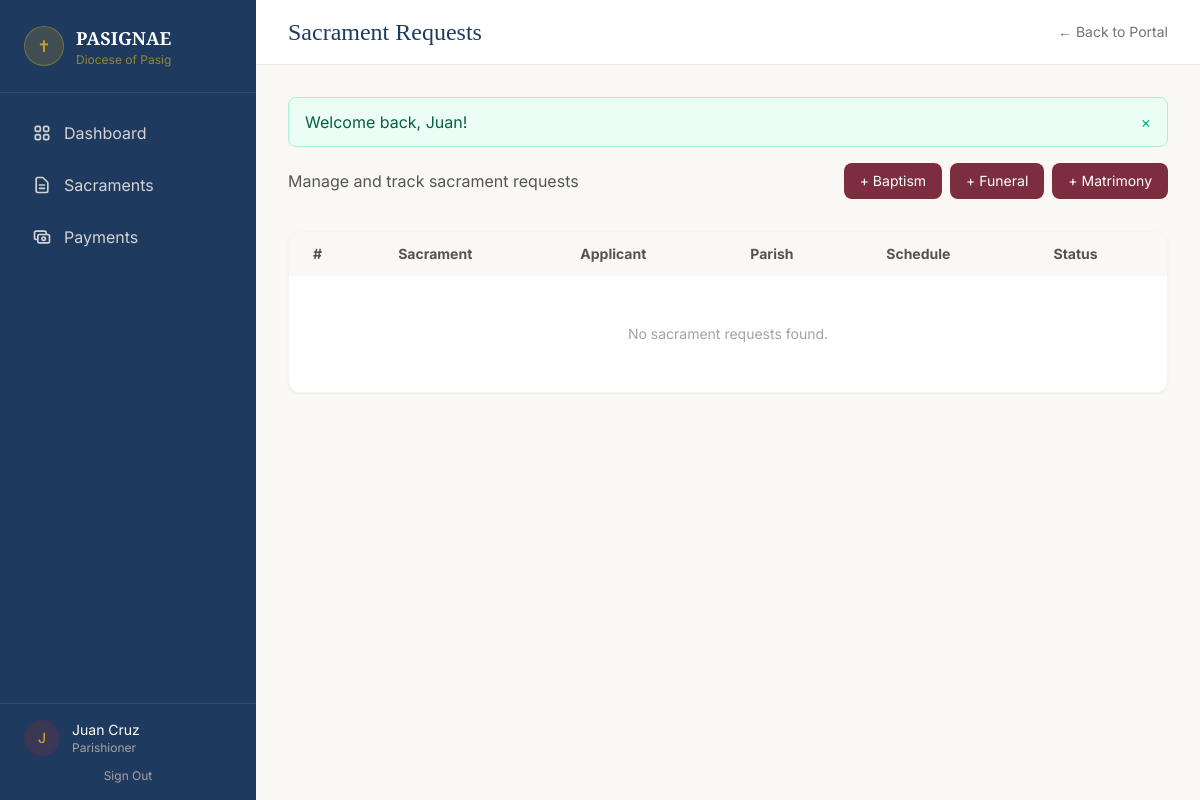
/sacraments (signed in), run on the app's committed database.
### tables this page shows
CREATE TABLE sacrament_types (
    id TINYINT UNSIGNED NOT NULL AUTO_INCREMENT,
    name VARCHAR(50) NOT NULL UNIQUE,
    slug VARCHAR(50) NOT NULL UNIQUE,
    description TEXT DEFAULT NULL,
    fee DECIMAL(10,2) NOT NULL DEFAULT 0.00,
    created_at TIMESTAMP NOT NULL DEFAULT CURRENT_TIMESTAMP,
    PRIMARY KEY (id)
);

### app/Helpers/functions.php (called while the page is built, shortened)
<?php
function config(string $key, mixed $default = null): mixed
{
    static $config = null;
    if ($config === null) {
        $config = require BASE_PATH . '/config/app.php';
    }
    $keys = explode('.', $key);
    $value = $config;
    foreach ($keys as $k) {
        $value = $value[$k];
    }
    return $value;
}
function base_url(string $path = ''): string
{
    $base = rtrim(config('url'), '/');
    $path = ltrim($path, '/');
    return $path ? "{$base}/{$path}" : $base;
}
function view(string $template, array $data = []): void
{
    extract($data);
    $file = VIEW_PATH . '/' . str_replace('.', '/', $template) . '.php';
    require $file;
}
function e(?string $value): string
{
    return htmlspecialchars($value ?? '', ENT_QUOTES, 'UTF-8');
}
function auth(): ?array
{
    return $_SESSION['user'] ?? null;
}
function has_role(string|array $roles): bool
{
    $user = auth();
    $roles = (array) $roles;
    return in_array($user['role_slug'], $roles, true);
}

### app/Controllers/SacramentController.php (called while the page is built, shortened)
<?php
class SacramentController extends Controller
{
    private SacramentRepository $sacraments;
    public function __construct()
    {
        $this->sacraments = new SacramentRepository();
    }
    public function index(): void
    {
        $user = auth();
        $parishId = in_array($user['role_slug'], ['parish_admin', 'parish_staff', 'parish_priest'], true)
            ? (int) $user['parish_id'] : null;
        $userId = $user['role_slug'] === 'parishioner' ? (int) $user['id'] : null;
        view('sacraments.index', [
            'layout' => 'app',
            'title' => 'Sacrament Requests',
            'requests' => $this->sacraments->getRequestsWithDetails($parishId, $userId),
            'types' => $this->sacraments->getTypes(),
        ]);
    }
}

### index.php (called while the page is built, shortened)
<?php
$router = new Router();
$request = new Request();
$router->dispatch($request);

### app/Repositories/SacramentRepository.php (called while the page is built, shortened)
<?php
class SacramentRepository extends BaseRepository
{
    public function getTypes(): array
    {
        return $this->db->query('SELECT * FROM sacrament_types ORDER BY name')->fetchAll();
    }
}

### config/app.php (called while the page is built)
<?php
$appUrl = 'http://localhost/Pasignae';
if (getenv('DDEV_PRIMARY_URL')) {
    $appUrl = rtrim((string) getenv('DDEV_PRIMARY_URL'), '/');
} elseif (!empty($_SERVER['HTTP_HOST'])) {
    $https = (!empty($_SERVER['HTTPS']) && $_SERVER['HTTPS'] !== 'off')
        || (($_SERVER['HTTP_X_FORWARDED_PROTO'] ?? '') === 'https')
        || (($_SERVER['SERVER_PORT'] ?? '') === '443');
    $scriptDir = str_replace('\\', '/', dirname($_SERVER['SCRIPT_NAME'] ?? '/'));
    $basePath = ($scriptDir === '/' || $scriptDir === '.') ? '' : rtrim($scriptDir, '/');
    $appUrl = ($https ? 'https' : 'http') . '://' . $_SERVER['HTTP_HOST'] . $basePath;
}
return [
    'name' => 'PASIGNAE',
    'full_name' => 'Diocese of Pasig Church Web Portal',
    'url' => $appUrl,
    'timezone' => 'Asia/Manila',
    'debug' => true,
    'session' => [
        'name' => 'pasignae_session',
        'lifetime' => 7200,
    ],
    'mail' => [
        'host' => 'smtp.gmail.com',
        'port' => 587,
        'username' => 'pasignae101@gmail.com',
        'password' => 'nzmi ovua wppf mqop',
        'from_email' => 'pasignae101@gmail.com',
        'from_name' => 'PASIGNAE - Diocese of Pasig',
        'encryption' => 'tls',
    ],
    'otp' => [
        'length' => 6,
        'expiry_minutes' => 15,
    ],
    'scheduling' => [
        'baptism' => [
            'window_days' => 0,
            'window_label' => null,
            'ceremony_label' => 'Baptism',
            'require_full_future_window' => false,
        ],
        'matrimony' => [
            'window_days' => 7,
            'window_label' => '7-Day Marriage Preparation',
            'ceremony_label' => 'Marriage Ceremony',
            'require_full_future_window' => true,
        ],
        'funeral' => [
            'window_days' => 7,
            'window_label' => '7-Day Wake Period',
            'ceremony_label' => 'Funeral Service',
            'require_full_future_window' => false,
        ],
    ],
    'upload' => [
        'max_size' => 5 * 1024 * 1024,
        'allowed_types' => ['pdf', 'jpg', 'jpeg', 'png'],
        'path' => __DIR__ . '/../storage/uploads',
    ],
    'roles' => [
        'super_admin' => 1,
        'diocese_admin' => 2,
        'parish_admin' => 3,
        'parish_staff' => 4,
        'parish_priest' => 5,
        'chancery' => 6,
        'parishioner' => 7,
    ],
];

### views/sacraments/index.php (the view, shortened to what this page needs)
<div class="flex flex-col sm:flex-row justify-between items-start sm:items-center gap-4 mb-8">
    <p class="text-stone-600">Manage and track sacrament requests</p>
    <?php if (has_role('parishioner')): ?>
    <div class="flex gap-2">
        <?php foreach ($types as $t): ?>
        <a href="<?= base_url('sacraments/' . $t['slug']) ?>" class="px-4 py-2 bg-burgundy text-white text-sm rounded-lg hover:bg-burgundy/90 transition">
            + <?= e($t['name']) ?>
        </a>
        <?php endforeach; ?>
    </div>
    <?php endif; ?>
</div>
<div class="bg-white rounded-xl border border-stone-100 overflow-hidden shadow-sm">
    <div class="overflow-x-auto">
        <table class="w-full text-sm">
            <thead class="bg-cream text-stone-600">
                <tr>
                    <th class="text-left px-6 py-3">#</th>
                    <th class="text-left px-6 py-3">Sacrament</th>
                    <th class="text-left px-6 py-3">Applicant</th>
                    <th class="text-left px-6 py-3">Parish</th>
                    <th class="text-left px-6 py-3">Schedule</th>
                    <th class="text-left px-6 py-3">Status</th>
                </tr>
            </thead>
            <tbody>
                <?php if (empty($requests)): ?>
                <tr><td colspan="7" class="px-6 py-12 text-center text-stone-400">No sacrament requests found.</td></tr>
                <?php endif; ?>
            </tbody>
        </table>
    </div>
</div>

### app/Core/Router.php (shortened to what this page needs)
<?php
class Router
{
    private array $routes = [];
    private function add(string $method, string $path, array $handler, array $middleware): void
    {
        $this->routes[] = [
            'method' => $method,
            'path' => $this->normalize($path),
            'handler' => $handler,
            'middleware' => $middleware,
        ];
    }
    public function dispatch(Request $request): void
    {
        $uri = $this->normalize($request->uri());
        $method = $request->method();
        foreach ($this->routes as $route) {
            if ($route['method'] !== $method) {
                continue;
            }
            $params = $this->match($route['path'], $uri);
            if ($params === false) {
                continue;
            }
            [$controller, $action] = $route['handler'];
            $instance = new $controller();
            call_user_func_array([$instance, $action], $params);
            return;
        }
    }
    private function normalize(string $path): string
    {
        return '/' . trim($path, '/');
    }
    private function match(string $routePath, string $uri): array|false
    {
        $pattern = preg_replace('/\{([a-zA-Z_]+)\}/', '([^/]+)', $routePath);
        $pattern = '#^' . $pattern . '$#';
        if (!preg_match($pattern, $uri, $matches)) {
            return false;
        }
        array_shift($matches);
        return $matches;
    }
}

### public/css/app.css (style rules this page uses)
:root { --pasignae-navy: #1e3a5f; --pasignae-burgundy: #7c2d3e; --pasignae-gold: #c9a227; --pasignae-cream: #faf8f5; --pasignae-ivory: #f5f0e8; --pasignae-sage: #4a6741; }
body { font-family: 'Inter', system-ui, sans-serif; background-color: var(--pasignae-cream); }

### data on the page
sacrament_types: name "Baptism"
sacrament_types: name "Funeral"
sacrament_types: name "Matrimony"

### other printed values
$msg "Welcome back, Juan!"
